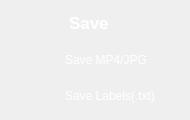
                 <widget class="QFrame" name="Save_QF">
                  <property name="minimumSize">
                   <size>
                    <width>190</width>
                    <height>120</height>
                   </size>
                  </property>
                  <property name="maximumSize">
                   <size>
                    <width>190</width>
                    <height>120</height>
                   </size>
                  </property>
                  <property name="styleSheet">
                   <string notr="true">QFrame#Save_QF{
border:2px solid rgb(255, 255, 255);
border-radius:15px;
}</string>
                  </property>
                  <layout class="QVBoxLayout" name="verticalLayout_20">
                   <property name="leftMargin">
                    <number>9</number>
                   </property>
                   <property name="topMargin">
                    <number>9</number>
                   </property>
                   <property name="rightMargin">
                    <number>9</number>
                   </property>
                   <property name="bottomMargin">
                    <number>9</number>
                   </property>
                   <item>
                    <widget class="QPushButton" name="ToggleBotton_5">
                     <property name="sizePolicy">
                      <sizepolicy hsizetype="Expanding" vsizetype="Fixed">
                       <horstretch>0</horstretch>
                       <verstretch>0</verstretch>
                      </sizepolicy>
                     </property>
                     <property name="minimumSize">
                      <size>
                       <width>0</width>
                       <height>30</height>
                      </size>
                     </property>
                     <property name="maximumSize">
                      <size>
                       <width>16777215</width>
                       <height>30</height>
                      </size>
                     </property>
                     <property name="font">
                      <font>
                       <family>Nirmala UI</family>
                       <pointsize>13</pointsize>
                       <italic>false</italic>
                       <bold>true</bold>
                      </font>
                     </property>
                     <property name="cursor">
                      <cursorShape>ArrowCursor</cursorShape>
                     </property>
                     <property name="mouseTracking">
                      <bool>true</bool>
                     </property>
                     <property name="focusPolicy">
                      <enum>Qt::StrongFocus</enum>
                     </property>
                     <property name="contextMenuPolicy">
                      <enum>Qt::DefaultContextMenu</enum>
                     </property>
                     <property name="layoutDirection">
                      <enum>Qt::LeftToRight</enum>
                     </property>
                     <property name="autoFillBackground">
                      <bool>false</bool>
                     </property>
                     <property name="styleSheet">
                      <string notr="true">QPushButton{
background-image: url(:/all/img/save.png);
background-repeat: no-repeat;
background-position: left center;
border: none;
border-left: 20px solid transparent;

text-align: left;
padding-left: 40px;
padding-bottom: 2px;
color: rgb(255, 255, 255);
font: 700 13pt &quot;Nirmala UI&quot;;
}</string>
                     </property>
                     <property name="text">
                      <string>Save</string>
                     </property>
                     <property name="icon">
                      <iconset theme="zoom-out">
                       <normaloff>.</normaloff>.</iconset>
                     </property>
                     <property name="autoDefault">
                      <bool>false</bool>
                     </property>
                     <property name="default">
                      <bool>false</bool>
                     </property>
                     <property name="flat">
                      <bool>false</bool>
                     </property>
                    </widget>
                   </item>
                   <item>
                    <widget class="QCheckBox" name="save_res_button">
                     <property name="cursor">
                      <cursorShape>PointingHandCursor</cursorShape>
                     </property>
                     <property name="styleSheet">
                      <string notr="true">QCheckBox {
color: rgb(255, 255, 255);
font: 590 10pt &quot;Nirmala UI&quot;;
        }

        QCheckBox::indicator {
            padding-top: 1px;
padding-left: 10px;
            width: 40px;
            height: 30px;
            border: none;
        }

        QCheckBox::indicator:unchecked {
            image: url(:/all/img/check_no.png);
        }

        QCheckBox::indicator:checked {
            image: url(:/all/img/check_yes.png);
        }</string>
                     </property>
                     <property name="text">
                      <string>Save MP4/JPG</string>
                     </property>
                    </widget>
                   </item>
                   <item>
                    <widget class="QCheckBox" name="save_txt_button">
                     <property name="cursor">
                      <cursorShape>PointingHandCursor</cursorShape>
                     </property>
                     <property name="styleSheet">
                      <string notr="true">QCheckBox {
color: rgb(255, 255, 255);
font: 590 10pt &quot;Nirmala UI&quot;;
        }

        QCheckBox::indicator {
            padding-top: 1px;
padding-left: 10px;
            width: 40px;
            height: 30px;
            border: none;
        }

        QCheckBox::indicator:unchecked {
            image: url(:/all/img/check_no.png);
        }

        QCheckBox::indicator:checked {
            image: url(:/all/img/check_yes.png);
        }</string>
                     </property>
                     <property name="text">
                      <string>Save Labels(.txt)</string>
                     </property>
                    </widget>
                   </item>
                  </layout>
                 </widget>
